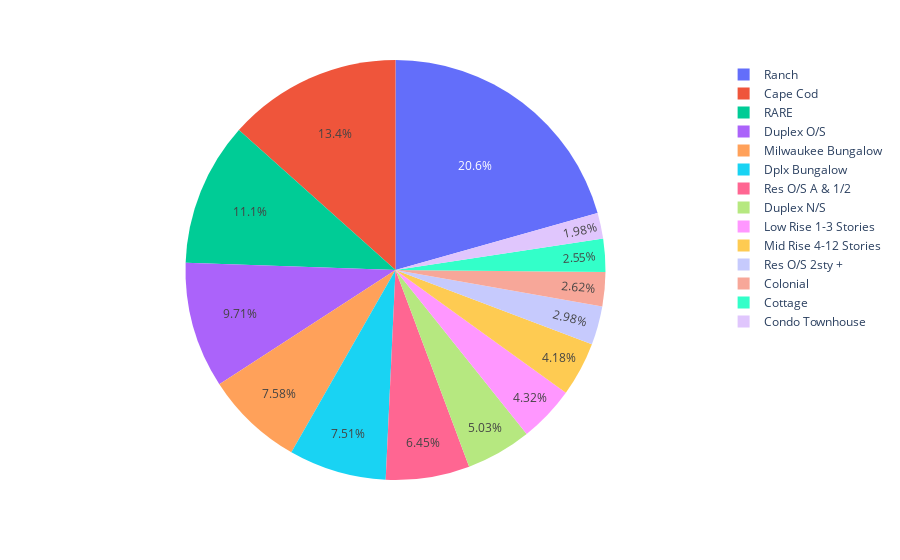

The notebook cell this image was saved under:
### Code cell
px.pie(data_frame=grouped_df, names="Style", values="Count")

### Figure 1 — Plotly figure (JSON) as saved in the notebook; plotly's stock layout.template omitted (floating-point values rounded to 4 significant figures)
{"data": [{"domain": {"x": [0, 1], "y": [0, 1]}, "hovertemplate": "Style=%{label}<br>Count=%{value}<extra></extra>", "labels": ["Cape Cod", "Colonial", "Condo Townhouse", "Cottage", "Dplx Bungalow", "Duplex N/S", "Duplex O/S", "Low Rise 1-3 Stories", "Mid Rise 4-12 Stories", "Milwaukee Bungalow", "RARE", "Ranch", "Res O/S 2sty +", "Res O/S A & 1/2"], "legendgroup": "", "name": "", "showlegend": true, "type": "pie", "values": [189, 37, 28, 36, 106, 71, 137, 61, 59, 107, 156, 291, 42, 91]}], "layout": {"legend": {"tracegroupgap": 0}, "margin": {"t": 60}}}
